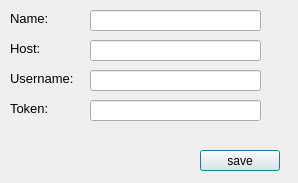
<?xml version="1.0" encoding="UTF-8"?>
<ui version="4.0">
 <class>EditDialog</class>
 <widget class="QDialog" name="EditDialog">
  <property name="geometry">
   <rect>
    <x>0</x>
    <y>0</y>
    <width>298</width>
    <height>183</height>
   </rect>
  </property>
  <property name="windowTitle">
   <string>Edit</string>
  </property>
  <widget class="QLabel" name="label">
   <property name="geometry">
    <rect>
     <x>10</x>
     <y>10</y>
     <width>41</width>
     <height>16</height>
    </rect>
   </property>
   <property name="font">
    <font>
     <pointsize>10</pointsize>
    </font>
   </property>
   <property name="text">
    <string>Name:</string>
   </property>
  </widget>
  <widget class="QLabel" name="label_2">
   <property name="geometry">
    <rect>
     <x>10</x>
     <y>40</y>
     <width>41</width>
     <height>16</height>
    </rect>
   </property>
   <property name="font">
    <font>
     <pointsize>10</pointsize>
    </font>
   </property>
   <property name="text">
    <string>Host:</string>
   </property>
  </widget>
  <widget class="QLabel" name="label_3">
   <property name="geometry">
    <rect>
     <x>10</x>
     <y>70</y>
     <width>71</width>
     <height>16</height>
    </rect>
   </property>
   <property name="font">
    <font>
     <pointsize>10</pointsize>
    </font>
   </property>
   <property name="text">
    <string>Username:</string>
   </property>
  </widget>
  <widget class="QLabel" name="label_4">
   <property name="geometry">
    <rect>
     <x>10</x>
     <y>100</y>
     <width>41</width>
     <height>16</height>
    </rect>
   </property>
   <property name="font">
    <font>
     <pointsize>10</pointsize>
    </font>
   </property>
   <property name="text">
    <string>Token:</string>
   </property>
  </widget>
  <widget class="QLineEdit" name="lineEdit">
   <property name="geometry">
    <rect>
     <x>90</x>
     <y>10</y>
     <width>171</width>
     <height>21</height>
    </rect>
   </property>
  </widget>
  <widget class="QLineEdit" name="lineEdit_2">
   <property name="geometry">
    <rect>
     <x>90</x>
     <y>40</y>
     <width>171</width>
     <height>21</height>
    </rect>
   </property>
  </widget>
  <widget class="QLineEdit" name="lineEdit_3">
   <property name="geometry">
    <rect>
     <x>90</x>
     <y>70</y>
     <width>171</width>
     <height>21</height>
    </rect>
   </property>
  </widget>
  <widget class="QLineEdit" name="lineEdit_4">
   <property name="geometry">
    <rect>
     <x>90</x>
     <y>100</y>
     <width>171</width>
     <height>21</height>
    </rect>
   </property>
  </widget>
  <widget class="QPushButton" name="pushButton">
   <property name="geometry">
    <rect>
     <x>200</x>
     <y>150</y>
     <width>80</width>
     <height>21</height>
    </rect>
   </property>
   <property name="text">
    <string>save</string>
   </property>
  </widget>
 </widget>
 <resources/>
 <connections/>
</ui>
